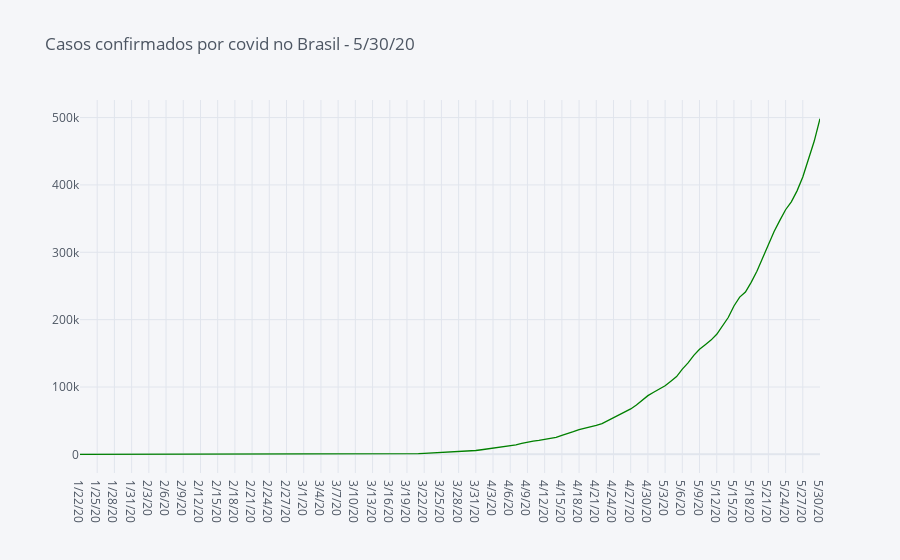

The code cell stored with this chart in its notebook:
### Markdown cell above
## Confirmados

### Code cell
date = db_confirmed_country.columns[db_confirmed_country.shape[1]-1]

db_confirmed_country.T['Brazil'].iplot(title = 'Casos confirmados por covid no Brasil - {}'.format(date),color='green')

### Figure 1 — Plotly figure (JSON) as saved in the notebook; plotly's stock layout.template omitted (floating-point values rounded to 4 significant figures; data arrays with more than 128 entries replaced by an {"elided": "..."} marker saying what was removed)
{"data": [{"line": {"color": "rgba(0, 128, 0, 1.0)", "dash": "solid", "shape": "linear", "width": 1.3}, "mode": "lines", "name": "Brazil", "text": "", "type": "scatter", "x": {"elided": "130 str values"}, "y": {"elided": "130 int values"}}], "layout": {"legend": {"bgcolor": "#F5F6F9", "font": {"color": "#4D5663"}}, "paper_bgcolor": "#F5F6F9", "plot_bgcolor": "#F5F6F9", "title": {"font": {"color": "#4D5663"}, "text": "Casos confirmados por covid no Brasil - 5/30/20"}, "xaxis": {"gridcolor": "#E1E5ED", "showgrid": true, "tickfont": {"color": "#4D5663"}, "title": {"font": {"color": "#4D5663"}, "text": ""}, "zerolinecolor": "#E1E5ED"}, "yaxis": {"gridcolor": "#E1E5ED", "showgrid": true, "tickfont": {"color": "#4D5663"}, "title": {"font": {"color": "#4D5663"}, "text": ""}, "zerolinecolor": "#E1E5ED"}}}
